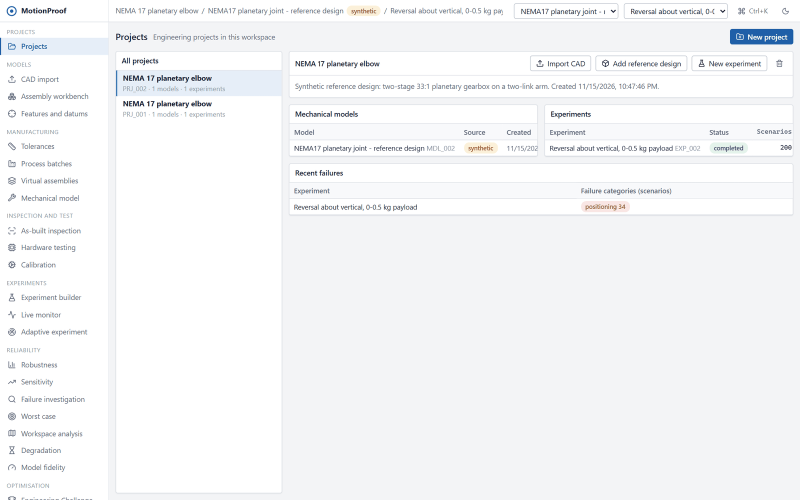
#> input picture docs/images/projects.png, 1600 x 1000 px (shown at 1/2 size); its folder holds 5 pictures in this run
$ python make_tour.py
#> lines starting #> are read from the running program, lines starting #| are printed output that depends on the picture
"""Rebuild docs/images/workflow-tour.gif from the product screenshots in docs/images.

The screenshots come from frontend/tools/capture-screens.mjs. Each frame is shown for 1.8 s, in the
order a project is worked: project, assembly, tolerances, virtual assemblies, robustness,
sensitivity, model trust, benchmarks.

    uv run python scripts/make_tour.py
"""

from __future__ import annotations

from pathlib import Path

from PIL import Image

IMAGES = Path(__file__).resolve().parents[1] / "docs" / "images"
ORDER = ["projects", "workbench", "tolerances", "virtual", "robustness", "sensitivity", "trust",
         "benchmarks"]
SIZE = (960, 600)

frames = []
for name in ORDER:
    im = Image.open(IMAGES / f"{name}.png").convert("RGB").resize(SIZE, Image.Resampling.LANCZOS)
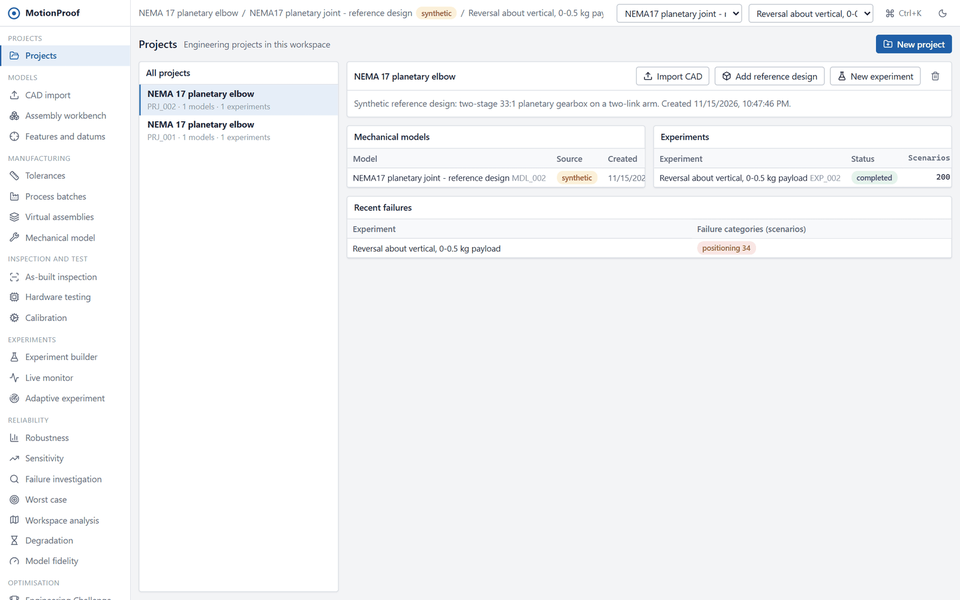
#> im: PIL image 960x600 RGB; mean R, G, B 244.6, 245.5, 247.1
#> (the run stopped early here; a loop or call above may not have finished)
